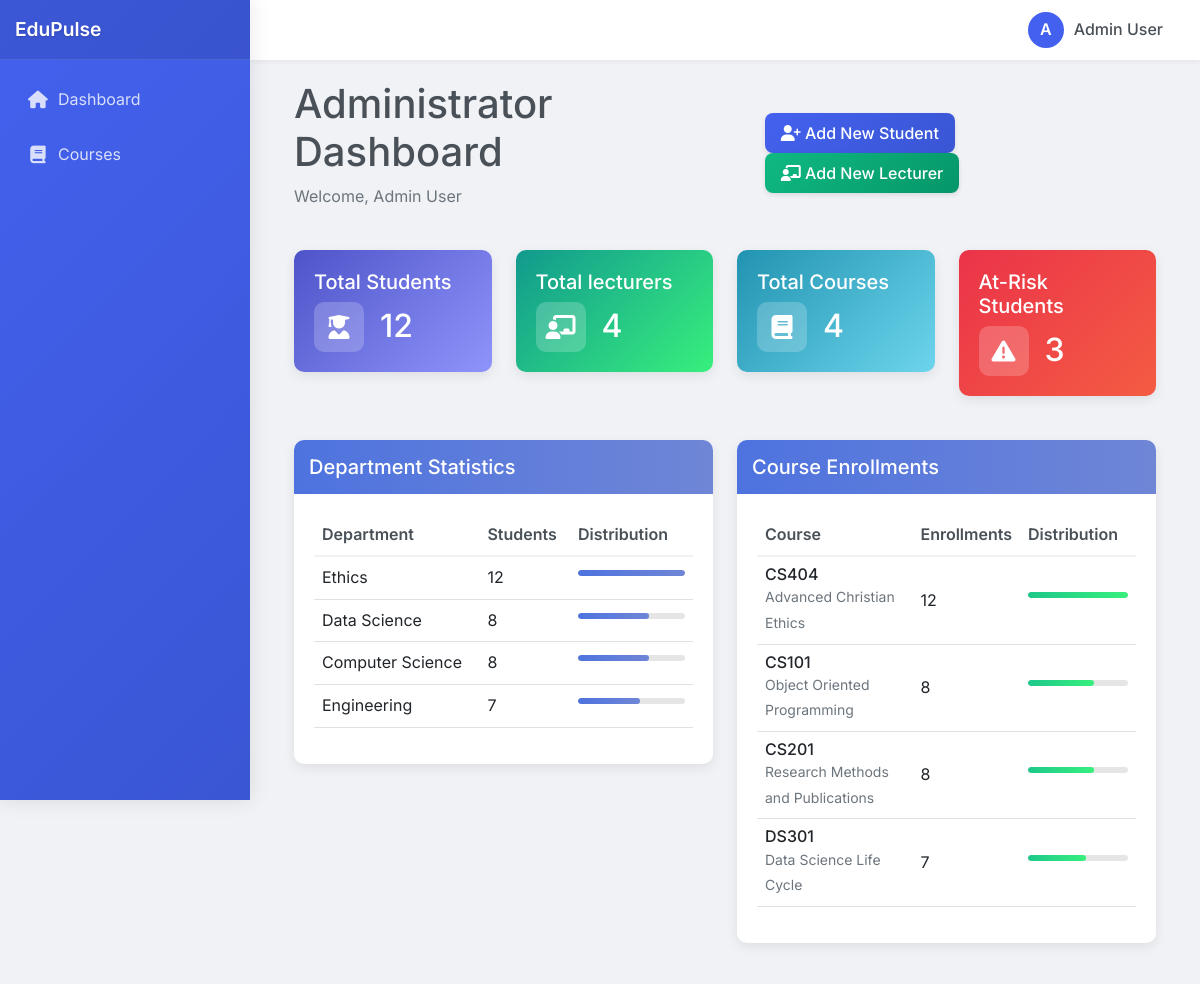
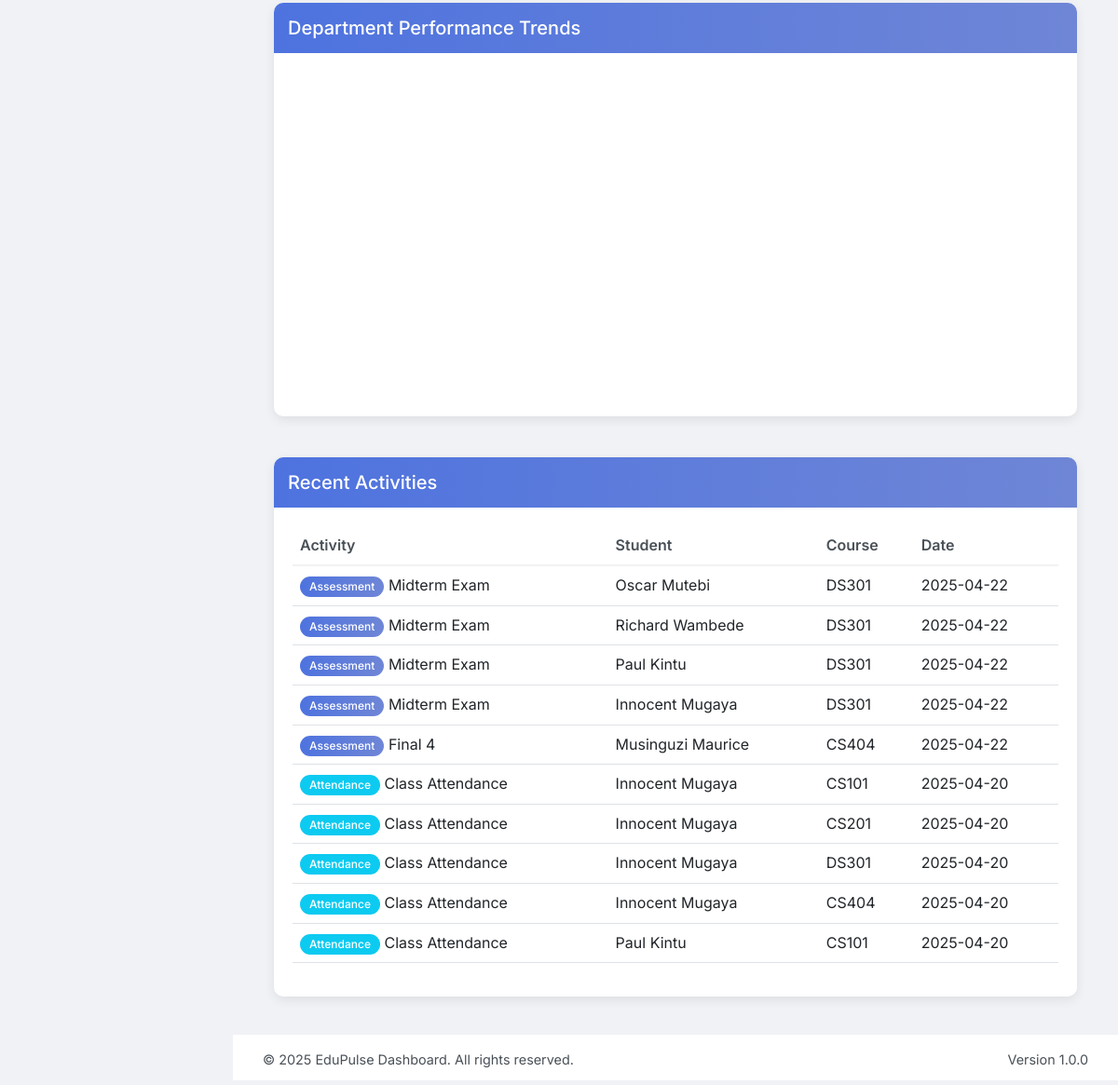
/admin_dashboard (signed in), run on the app's committed database (2 pictures, top to bottom).
### tables this page shows
CREATE TABLE lecturers (
            id INTEGER PRIMARY KEY AUTOINCREMENT,
            name TEXT NOT NULL,
            email TEXT UNIQUE NOT NULL,
            department TEXT
        , specialization TEXT);

CREATE TABLE "courses" (
            id INTEGER PRIMARY KEY AUTOINCREMENT,
            course_code TEXT UNIQUE NOT NULL,
            title TEXT NOT NULL,
            lecturer_id INTEGER,
            semester TEXT,
            year INTEGER,
            FOREIGN KEY (lecturer_id) REFERENCES lecturers (id)
        );

CREATE TABLE assessments (
            id INTEGER PRIMARY KEY AUTOINCREMENT,
            course_id INTEGER,
            name TEXT NOT NULL,
            type TEXT NOT NULL,
            max_points INTEGER,
            weight REAL,
            due_date TEXT,
            FOREIGN KEY (course_id) REFERENCES courses (id)
        );

CREATE TABLE students (
            id INTEGER PRIMARY KEY AUTOINCREMENT,
            name TEXT NOT NULL,
            email TEXT UNIQUE NOT NULL,
            enrollment_date TEXT,
            department TEXT
        , program TEXT, course TEXT);

CREATE TABLE attendance (
            student_id INTEGER,
            course_id INTEGER,
            date TEXT,
            status TEXT,
            PRIMARY KEY (student_id, course_id, date),
            FOREIGN KEY (student_id) REFERENCES students (id),
            FOREIGN KEY (course_id) REFERENCES courses (id)
        );

### app.py (the view)
@app.route('/admin_dashboard')
def admin_dashboard():
    if 'user_id' not in session or session['user_type'] != 'admin':
        return redirect(url_for('admin_login'))
    conn = get_db_connection()
    stats = {
        'total_students': conn.execute('SELECT COUNT(*) as count FROM students').fetchone()['count'],
        'total_lecturers': conn.execute('SELECT COUNT(*) as count FROM lecturers').fetchone()['count'],
        'total_courses': conn.execute('SELECT COUNT(*) as count FROM courses').fetchone()['count'],
        'total_enrollments': conn.execute('SELECT COUNT(*) as count FROM enrollments').fetchone()['count'],
        'total_assessments': conn.execute('SELECT COUNT(*) as count FROM assessments').fetchone()['count'],
        'total_messages': conn.execute('SELECT COUNT(*) as count FROM messages').fetchone()['count'],
        'at_risk_students': conn.execute('''
            SELECT COUNT(DISTINCT s.id) FROM students s
            JOIN marks m ON s.id = m.student_id
            JOIN assessments a ON m.assessment_id = a.id
            WHERE m.score < (a.max_points * 0.5)
        ''').fetchone()['COUNT(DISTINCT s.id)']
    }
    recent_assessments = conn.execute('''
        SELECT
            'assessment' as type,
            a.name as name,
            s.name as student_name,
            c.course_code as course_code,
            date('now') as date
        FROM marks m
        JOIN assessments a ON m.assessment_id = a.id
        JOIN students s ON m.student_id = s.id
        JOIN courses c ON a.course_id = c.id
        ORDER BY m.id DESC
        LIMIT 5
    ''').fetchall()
    recent_attendance = conn.execute('''
        SELECT
            'attendance' as type,
            'Class Attendance' as name,
            s.name as student_name,
            c.course_code as course_code,
            a.date as date
        FROM attendance a
        JOIN students s ON a.student_id = s.id
        JOIN courses c ON a.course_id = c.id
        ORDER BY a.date DESC
        LIMIT 5
    ''').fetchall()
    recent_activities = []
    for activity in recent_assessments:
        recent_activities.append(dict(activity))
    for activity in recent_attendance:
        recent_activities.append(dict(activity))
    recent_activities = sorted(recent_activities, key=lambda x: x['date'], reverse=True)[:10]
    departments = conn.execute('''
        SELECT l.department, COUNT(DISTINCT s.id) as student_count
        FROM students s
        JOIN enrollments e ON s.id = e.student_id
        JOIN courses c ON e.course_id = c.id
        JOIN lecturers l ON c.lecturer_id = l.id
        GROUP BY l.department
        ORDER BY student_count DESC
    ''').fetchall()
    course_enrollments = conn.execute('''
        SELECT c.id, c.course_code, c.title,
               COUNT(e.student_id) as enrollment_count
        FROM courses c
        LEFT JOIN enrollments e ON c.id = e.course_id
        GROUP BY c.id
        ORDER BY enrollment_count DESC
        LIMIT 10
    ''').fetchall()
    students = conn.execute('SELECT id, name, email, program FROM students').fetchall()
    lecturers = conn.execute('SELECT id, name, email, department FROM lecturers').fetchall()
    courses = conn.execute('''
        SELECT c.id, c.course_code, c.title, c.semester, c.year,
               l.name as lecturer_name,
               (SELECT COUNT(*) FROM enrollments WHERE course_id = c.id) as enrollment_count
        FROM courses c
        JOIN lecturers l ON c.lecturer_id = l.id
        ORDER BY c.year DESC, c.semester, c.course_code
    ''').fetchall()
    months = ['Jan', 'Feb', 'Mar', 'Apr', 'May', 'Jun']
    performance_trend_data = [
        {
            'x': months,
            'y': [round(random.uniform(65, 85), 1) for _ in range(6)],
            'type': 'scatter',
            'mode': 'lines+markers',
            'name': 'Computer Science'
        },
        {
            'x': months,
            'y': [round(random.uniform(70, 90), 1) for _ in range(6)],
            'type': 'scatter',
            'mode': 'lines+markers',
            'name': 'Data Science'
        },
        {
            'x': months,
            'y': [round(random.uniform(60, 80), 1) for _ in range(6)],
            'type': 'scatter',
            'mode': 'lines+markers',
            'name': 'Research Methods'
        },
        {
            'x': months,
            'y': [round(random.uniform(75, 95), 1) for _ in range(6)],
            'type': 'scatter',
            'mode': 'lines+markers',
            'name': 'Ethics'
        }
    ]
    unread_count = conn.execute('''
        SELECT COUNT(*) as count
        FROM messages
        WHERE recipient_id = ? AND recipient_type = 'admin' AND read = 0
    ''', (session['user_id'],)).fetchone()['count']
    conn.close()
    return render_template('admin_dashboard.html',
                          admin_name=session['name'],
                          stats=stats,
                          recent_activities=recent_activities,
                          students=students,
                          lecturers=lecturers,
                          courses=courses,
                          departments=departments,
                          course_enrollments=course_enrollments,
                          performance_trend_data=performance_trend_data,
                          unread_count=unread_count)

### templates/admin_dashboard.html (shortened to what this page needs)
{% extends "base.html" %}
{% block content %}
<div class="container-fluid">
    <div class="row mb-4">
        <div class="col-12 d-flex justify-content-between align-items-center">
            <div class="page-title">
                <h1>Administrator Dashboard</h1>
                <p class="text-muted">Welcome, {{ admin_name }}</p>
            </div>
            <div>
                <a href="{{ url_for('add_student') }}" class="btn btn-primary me-2">
                    <i class="fas fa-user-plus"></i> Add New Student
                </a>
                <a href="{{ url_for('add_lecturer') }}" class="btn btn-success">
                    <i class="fas fa-chalkboard-teacher"></i> Add New Lecturer
                </a>
            </div>
        </div>
    </div>
    <div class="row mb-4">
        <div class="col-md-3">
            <div class="card gradient-card students-card">
                <div class="card-body">
                    <h5 class="card-title">Total Students</h5>
                    <div class="d-flex align-items-center">
                        <div class="icon-box">
                            <i class="fas fa-user-graduate"></i>
                        </div>
                        <h2 class="ms-3 mb-0">{{ stats.total_students }}</h2>
                    </div>
                </div>
            </div>
        </div>
        <div class="col-md-3">
            <div class="card gradient-card lecturers-card">
                <div class="card-body">
                    <h5 class="card-title">Total lecturers</h5>
                    <div class="d-flex align-items-center">
                        <div class="icon-box">
                            <i class="fas fa-chalkboard-teacher"></i>
                        </div>
                        <h2 class="ms-3 mb-0">{{ stats.total_lecturers }}</h2>
                    </div>
                </div>
            </div>
        </div>
        <div class="col-md-3">
            <div class="card gradient-card courses-card">
                <div class="card-body">
                    <h5 class="card-title">Total Courses</h5>
                    <div class="d-flex align-items-center">
                        <div class="icon-box">
                            <i class="fas fa-book"></i>
                        </div>
                        <h2 class="ms-3 mb-0">{{ stats.total_courses }}</h2>
                    </div>
                </div>
            </div>
        </div>
        <div class="col-md-3">
            <div class="card gradient-card risk-card">
                <div class="card-body">
                    <h5 class="card-title">At-Risk Students</h5>
                    <div class="d-flex align-items-center">
                        <div class="icon-box">
                            <i class="fas fa-exclamation-triangle"></i>
                        </div>
                        <h2 class="ms-3 mb-0" id="atRiskCount">0</h2>
                    </div>
                </div>
            </div>
        </div>
    </div>
    <div class="row mb-4">
        <div class="col-md-6">
            <div class="card">
                <div class="card-header gradient-header">
                    <h5 class="card-title mb-0">Department Statistics</h5>
                </div>
                <div class="card-body">
                    <div class="table-responsive">
                        <table class="table table-hover">
                            <thead>
                                <tr>
                                    <th>Department</th>
                                    <th>Students</th>
                                    <th>Distribution</th>
                                </tr>
                            </thead>
                            <tbody>
                                {% for dept in departments %}
                                <tr>
                                    <td>{{ dept.department }}</td>
                                    <td>{{ dept.student_count }}</td>
                                    <td>
                                        <div class="progress" style="height: 6px; min-width: 100px;">
                                            <div class="progress-bar bg-primary" role="progressbar"
                                                 style="width: {{ ((dept.student_count / stats.total_students * 100) | int) if ((dept.student_count / stats.total_students * 100) | int) > 10 else 10 }}%;"
                                                 aria-valuenow="{{ (dept.student_count / stats.total_students * 100) | int }}"
                                                 aria-valuemin="0"
                                                 aria-valuemax="100"></div>
                                        </div>
                                    </td>
                                </tr>
                                {% endfor %}
                            </tbody>
                        </table>
                    </div>
                </div>
            </div>
        </div>
        <div class="col-md-6">
            <div class="card">
                <div class="card-header gradient-header">
                    <h5 class="card-title mb-0">Course Enrollments</h5>
                </div>
                <div class="card-body">
                    <div class="table-responsive">
                        <table class="table table-hover">
                            <thead>
                                <tr>
                                    <th>Course</th>
                                    <th>Enrollments</th>
                                    <th>Distribution</th>
                                </tr>
                            </thead>
                            <tbody>
                                {% for course in course_enrollments %}
                                <tr>
                                    <td>
                                        <div>
                                            <h6 class="mb-0">{{ course.course_code }}</h6>
                                            <small class="text-muted">{{ course.title }}</small>
                                        </div>
                                    </td>
                                    <td>{{ course.enrollment_count }}</td>
                                    <td>
                                        <div class="progress" style="height: 6px; min-width: 100px;">
                                            <div class="progress-bar bg-success" role="progressbar"
                                                 style="width: {{ ((course.enrollment_count / stats.total_students * 100) | int) if ((course.enrollment_count / stats.total_students * 100) | int) > 10 else 10 }}%;"
                                                 aria-valuenow="{{ (course.enrollment_count / stats.total_students * 100) | int }}"
                                                 aria-valuemin="0"
                                                 aria-valuemax="100"></div>
                                        </div>
                                    </td>
                                </tr>
                                {% endfor %}
                            </tbody>
                        </table>
                    </div>
                </div>
            </div>
        </div>
    </div>
    <div class="row mb-4">
        <div class="col-12">
            <div class="card">
                <div class="card-header gradient-header">
                    <h5 class="card-title mb-0">Department Performance Trends</h5>
                </div>
                <div class="card-body">
                    <div id="departmentPerformanceChart" style="height: 350px;"></div>
                </div>
            </div>
        </div>
    </div>
    <div class="row">
        <div class="col-12">
            <div class="card">
                <div class="card-header gradient-header">
                    <h5 class="card-title mb-0">Recent Activities</h5>
                </div>
                <div class="card-body">
                    <div class="table-responsive">
                        <table class="table table-hover">
                            <thead>
                                <tr>
                                    <th>Activity</th>
                                    <th>Student</th>
                                    <th>Course</th>
                                    <th>Date</th>
                                </tr>
                            </thead>
                            <tbody>
                                {% for activity in recent_activities %}
                                <tr>
                                    <td>
                                        {% if activity.type == 'assessment' %}
                                        <span class="badge bg-primary">Assessment</span> {{ activity.name }}
                                        {% else %}
                                        <span class="badge bg-info">Attendance</span> {{ activity.name }}
                                        {% endif %}
                                    </td>
                                    <td>{{ activity.student_name }}</td>
                                    <td>{{ activity.course_code }}</td>
                                    <td>{{ activity.date }}</td>
                                </tr>
                                {% endfor %}
                            </tbody>
                        </table>
                    </div>
                </div>
            </div>
        </div>
    </div>
</div>
{% endblock %}

### data on the page
lecturers: department "Ethics", student_count "12"
lecturers: department "Data Science", student_count "8"
lecturers: department "Computer Science", student_count "8"
lecturers: department "Engineering", student_count "7"
courses: course_code "CS404", title "Advanced Christian Ethics", enrollment_count "12"
courses: course_code "CS101", title "Object Oriented Programming", enrollment_count "8"
courses: course_code "CS201", title "Research Methods and Publications", enrollment_count "8"
courses: course_code "DS301", title "Data Science Life Cycle", enrollment_count "7"
assessments: name "Midterm Exam", student_name "Oscar Mutebi", course_code "DS301", date "2025-04-22", student_name "Richard Wambede", student_name "Paul Kintu", student_name "Innocent Mugaya"
assessments: name "Final 4", student_name "Musinguzi Maurice", course_code "CS404", date "2025-04-22"
attendance: name "Class Attendance", student_name "Innocent Mugaya", course_code "CS101", date "2025-04-20"
attendance: name "Class Attendance", student_name "Innocent Mugaya", course_code "CS201", date "2025-04-20"
attendance: name "Class Attendance", student_name "Innocent Mugaya", course_code "DS301", date "2025-04-20"
attendance: name "Class Attendance", student_name "Innocent Mugaya", course_code "CS404", date "2025-04-20"
attendance: name "Class Attendance", student_name "Paul Kintu", course_code "CS101", date "2025-04-20"

### other printed values
{{ session.get('name', 'User')[0] | upper }} "A"
{{ session.get('name', 'User') }} "Admin User"
{{ admin_name }} "Admin User"
{{ stats.total_students }} "12"
{{ stats.total_lecturers }} "4"
{{ stats.total_courses }} "4"
